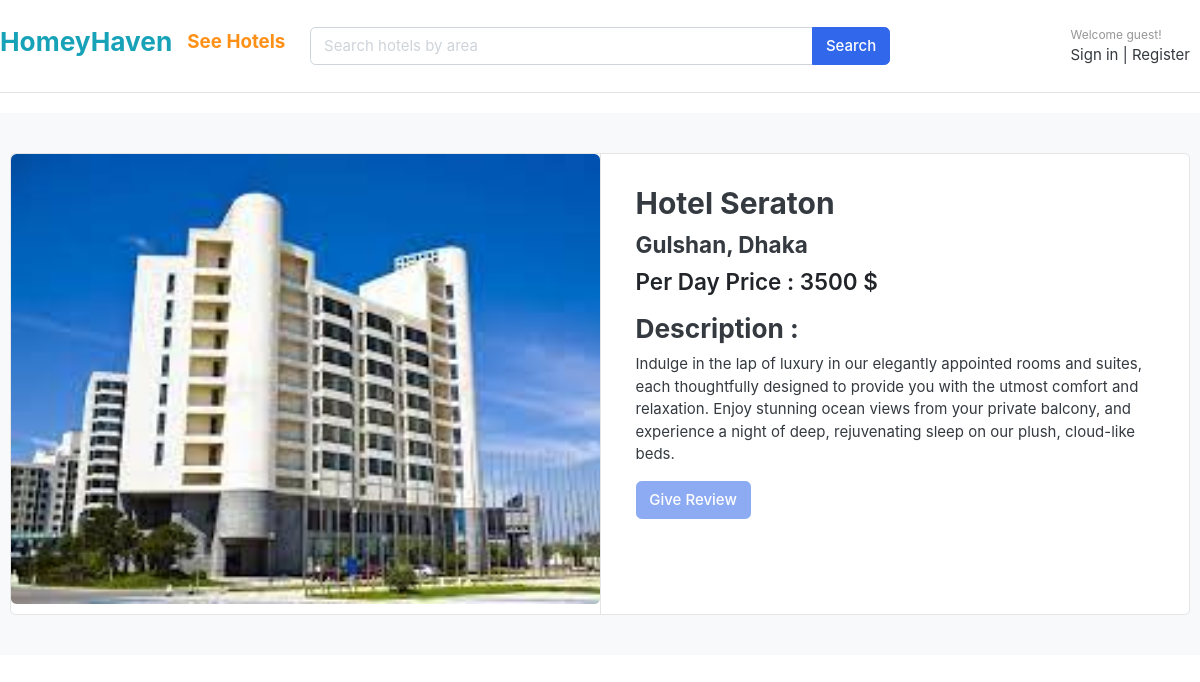
The page /hotel/hotel-seraton/2/ on the database its author committed.
### hotels/models.py (models this page shows, shortened)
class Hotel(models.Model):
    hotel_name = models.CharField(max_length=300)
    slug = models.SlugField(max_length=300, unique=True)
    address = models.CharField(max_length=300)
    description = models.TextField()
    hotel_image = models.ImageField(upload_to='photos/hotels', blank=True)
    price = models.IntegerField()

### hotels/views.py (the view, shortened to what this page needs)
# urls.py: path('<slug:hotel_slug>/<int:hotel_id>/', views.hotel_detail, name='hotel_details'),
def  hotel_detail(request, hotel_slug, hotel_id):
    single_hotel = Hotel.objects.get(slug=hotel_slug, id=hotel_id)
    return render(request, 'hotel_details.html', {'hotels' : single_hotel ,})

### hotels/templates/hotel_details.html (shortened to what this page needs)
{% extends "base.html" %}
{% block body %}
<section class="section-content padding-y bg">
    <div class="container">
        <div class="card">
            <div class="row no-gutters">
                <aside class="col-md-6">
                    <article class="gallery-wrap">
                        <div class="img-big-wrap">
                            <a href="#"><img src="{{hotels.hotel_image.url}}"></a>
                        </div>
                    </article>
                </aside>
                <main class="col-md-6 border-left">
                    <article class="content-body">
                        <h2 class="title">{{hotels.hotel_name}}</h2>
                        <h4> {{hotels.address}}</h4>
                        <div class="mb-3">
                            <var class="price h4"> Per Day Price : {{hotels.price}} $</var>
                        </div>
                        <h3> Description : </h3>
                        <p>{{hotels.description}}</p>
                        {% if request.user.is_authenticated %}
                        {% if has_reviewed %}
                                    <div class="col form-group">
                                        <label for=""> <h3>Rating</h3>  </label>
                                        <br>
                                        {{review.rating}}
                                    </div>
                                    <div class="col form-group">
                                        <label for=""> <h3> Comment </h3> </label>
                                    </br>
                                        {{review.comment}}
                                    </div>
                                    <a href="{% url 'update_rating' hotels.id %}" > <button class="btn btn-primary">Update Review</button></a>
                                    <a href="{% url 'delete_rating' review.id %}" > <button class="btn btn-danger">Delete Review</button></a>
                            {% else %}
                                <a href="{% url 'rating' hotels.id %}"  <button class="btn btn-primary">Give Review</button></a>
                            {% endif %}
                        {% else %}
                                <a href="" > <button class="btn btn-primary" disabled>Give Review</button></a>
                        {% endif %}
            </div>
        </div>
    </div>
    {% endblock body %}

### static/css/ui.css (style rules this page uses)
html { font-family: "Inter", sans-serif; font-size: 15px; }
.content-body { flex: 1 1 auto; padding: 2rem 2.3rem; }
.padding-y { padding-top: 40px; padding-bottom: 40px; }
var { font-style: normal; }
article:after, .form-group:after { display: block; clear: both; content: ""; }
.bg { background-color: #f8f9fa; }
.price { font-weight: 600; color: #212529; }
.gallery-wrap .img-big-wrap { margin-bottom: 10px; border-radius: 0.37rem; overflow: hidden; background-color: #fff; }
.gallery-wrap .img-big-wrap a { text-align: center; display: block; }
.gallery-wrap .img-big-wrap img { height: 450px; width: auto; display: inline-block; }

### rows shown on the page
Hotel: hotel_image (picture), hotel_name "Hotel Seraton", address "Gulshan, Dhaka", price "3500", description "Indulge in the lap of luxury in our elegantly appointed rooms and suites, each thoughtfully designed to provide you with the utmost comfort and relaxation. Enjoy stunning ocean views from your private balcony, and experience a night of deep, rejuvenating sleep on our plush, cloud-like beds."
